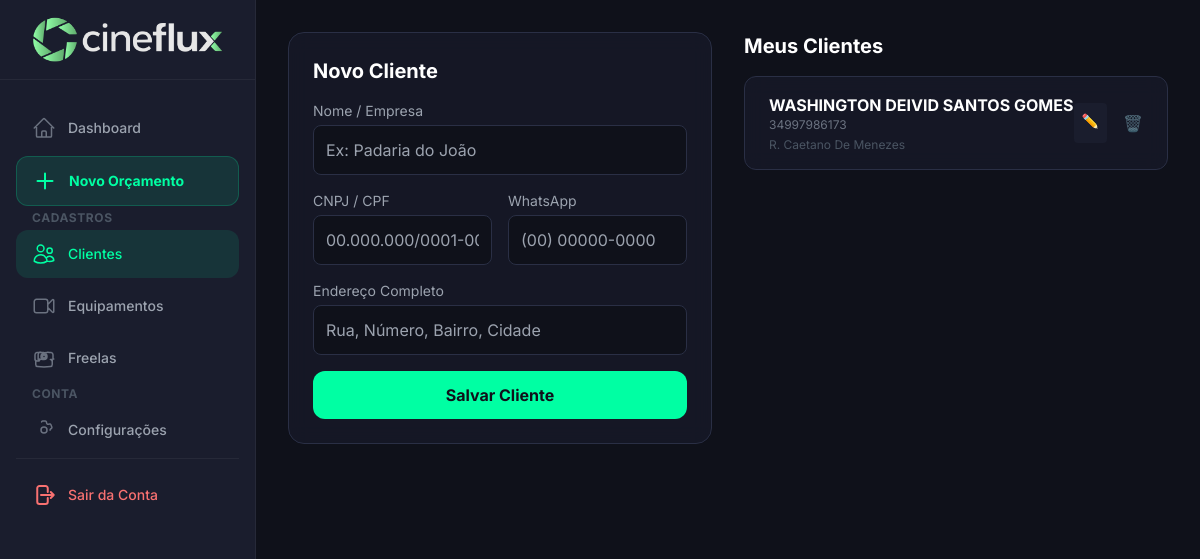
The app's page /operations/clients (signed in) with its own data.
### app/models.py (models this page shows)
class Client(db.Model):
    __tablename__ = 'client'
    id = db.Column(db.Integer, primary_key=True)
    user_id = db.Column(db.Integer, db.ForeignKey('user.id'), nullable=False, index=True)
    name = db.Column(db.String(100), nullable=False)
    cnpj = db.Column(db.String(20))
    phone = db.Column(db.String(20))
    address = db.Column(db.String(200))
    active = db.Column(db.Boolean, default=True, index=True) # Índice para filtrar ativos rapidamente

### app/routes/operations.py (the view, shortened to what this page needs)
@operations_bp.route('/clients', methods=['GET', 'POST'])
@login_required
def my_clients():
    return render_template('clients.html', clients=Client.query.filter_by(user_id=current_user.id).all())

### app/templates/clients.html (shortened to what this page needs)
{% extends "base.html" %}
{% block content %}
<div class="grid grid-cols-1 md:grid-cols-2 gap-8">
    <div class="glass p-6 rounded-2xl border border-dark-700 h-fit">
        <h2 class="text-xl font-bold text-white mb-4"> Novo Cliente</h2>
        <form action="{{ url_for('operations.my_clients') }}" method="POST" class="space-y-4">
            <div>
                <label class="block text-gray-400 text-sm mb-1">Nome / Empresa</label>
                <input type="text" name="name" required placeholder="Ex: Padaria do João" class="w-full bg-dark-900 border border-dark-700 rounded-lg p-3 text-white">
            </div>
            <div class="grid grid-cols-2 gap-4">
                <div>
                    <label class="block text-gray-400 text-sm mb-1">CNPJ / CPF</label>
                    <input type="text" name="cnpj" placeholder="00.000.000/0001-00" class="w-full bg-dark-900 border border-dark-700 rounded-lg p-3 text-white">
                </div>
                <div>
                    <label class="block text-gray-400 text-sm mb-1">WhatsApp</label>
                    <input type="text" name="phone" placeholder="(00) 00000-0000" class="w-full bg-dark-900 border border-dark-700 rounded-lg p-3 text-white">
                </div>
            </div>
            <div>
                <label class="block text-gray-400 text-sm mb-1">Endereço Completo</label>
                <input type="text" name="address" placeholder="Rua, Número, Bairro, Cidade" class="w-full bg-dark-900 border border-dark-700 rounded-lg p-3 text-white">
            </div>
            <button type="submit" class="w-full bg-neon-500 hover:bg-neon-600 text-dark-900 font-bold py-3 rounded-xl transition">Salvar Cliente</button>
        </form>
    </div>
    <div class="space-y-4">
        <h2 class="text-xl font-bold text-white mb-4">Meus Clientes</h2>
        {% for client in clients %}
        <div class="glass p-4 rounded-xl border border-dark-700 flex justify-between items-center group relative overflow-hidden">
            <div class="{% if not client.active %}opacity-50{% endif %} pl-2">
                <h3 class="font-bold text-white flex items-center gap-2">
                    {{ client.name }}
                </h3>
                <p class="text-xs text-gray-500">{{ client.phone }}</p>
                <p class="text-xs text-gray-600 mt-1">{{ client.address }}</p>
            </div>
            <div class="flex gap-2">
                <a href="{{ url_for('operations.edit_client', id=client.id) }}" class="bg-dark-800 hover:bg-dark-700 p-2 rounded text-gray-300 text-sm transition">✏️</a>
                <form action="{{ url_for('operations.delete_client', id=client.id) }}" method="POST" onsubmit="return confirm('Tem certeza que deseja excluir este cliente?')">
                    <button type="submit" class="text-red-500 hover:bg-red-500/20 p-2 rounded transition opacity-50 group-hover:opacity-100">
                        🗑️
                    </button>
                </form>
            </div>
        </div>
        {% else %}
        <p class="text-gray-500 text-sm italic">Nenhum cliente cadastrado ainda.</p>
        {% endfor %}
    </div>
</div>
{% endblock %}

### app/templates/base.html (style rules this page uses)
body { background-color: #0f111a; color: white; }
.glass { background: rgba(26, 29, 45, 0.6); backdrop-filter: blur(10px); }

### records on screen
Client: name "WASHINGTON DEIVID SANTOS GOMES", phone "34997986173", address "R. Caetano De Menezes"
